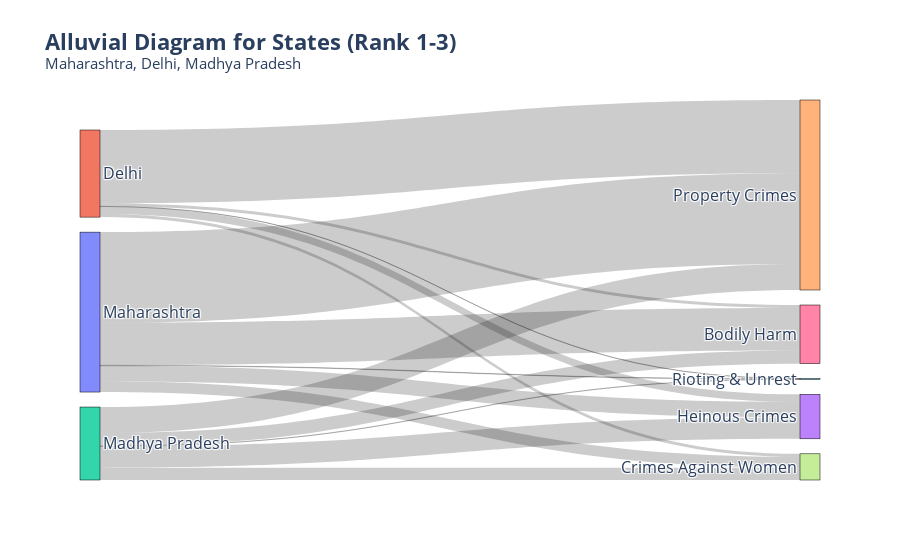
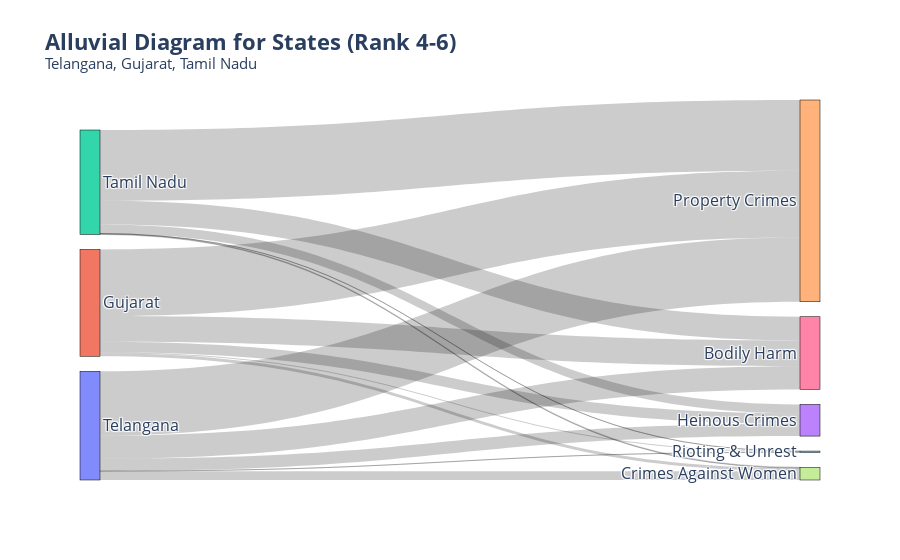
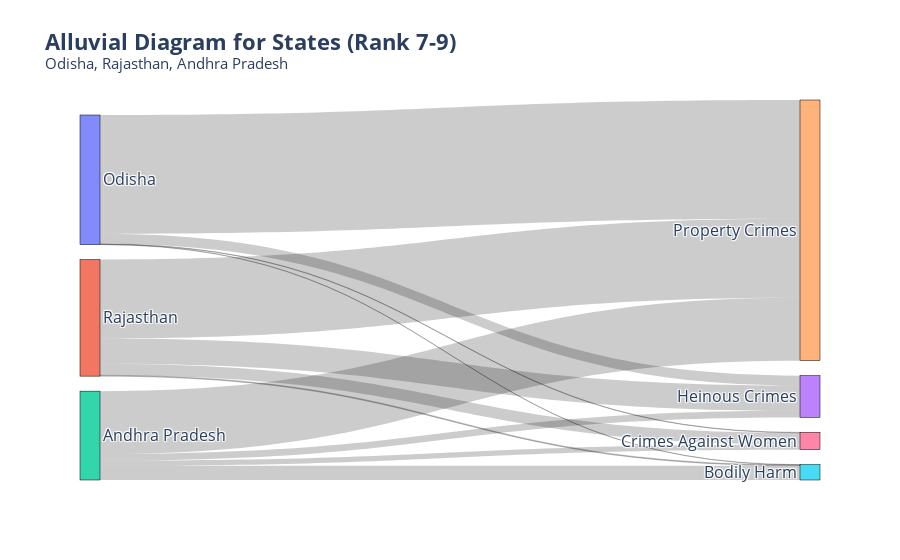
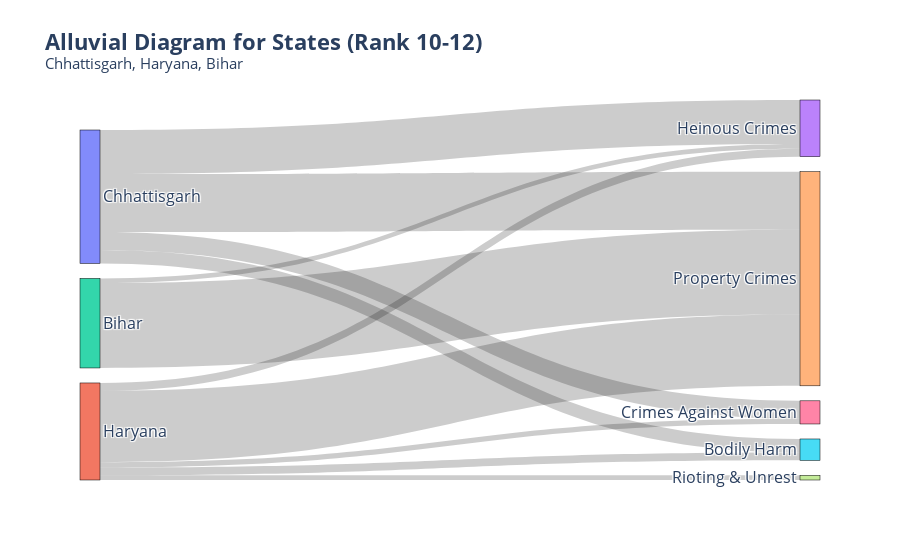

The notebook cell saved with these charts, in order:
### Code cell
import pandas as pd
import plotly.graph_objects as go

# 1. LOAD AND PREPARE DATA
df = pd.read_csv('/Users/padmanabhjagdishwanikar/Downloads/22070521058_PadmanabhWanikar_SecA_CA1_DSEDA/cleaned_dataset.csv')
df_2018 = df[df['year'] == 2018].copy()

# 2. DEFINE BROAD CRIME CATEGORIES
crime_categories = {
    'Heinous Crimes': ['murder', 'rape', 'dowry_death', 'acid_attack', 'human_trafficking'],
    'Property Crimes': ['robbery', 'dacoity', 'auto_motor_vehicle_theft', 'other_thefts', 'ext_and_blackmailing'],
    'Rioting & Unrest': ['rioting_communal_religious', 'rioting_political', 'rioting_caste_conflict', 'affray'],
    'Bodily Harm': ['volntri_cusng_grvus_hrt', 'grvus_hrt_dang_wepon_or_mean', 'hrt_by_endngrng_lyf_sfty_others'],
    'Crimes Against Women': ['assault_on_women', 'sexual_harassment_at_work', 'stalking', 'cruelty_by_husband_relatives']
}

# Keep only the columns we need
all_crime_cols = [col for sublist in crime_categories.values() for col in sublist]
df_filtered = df_2018[['state_name'] + all_crime_cols]

# 3. GET A SORTED LIST OF ALL STATES
df_filtered['total_crimes'] = df_filtered[all_crime_cols].sum(axis=1)
state_totals = df_filtered.groupby('state_name')['total_crimes'].sum().sort_values(ascending=False)
all_sorted_states = state_totals[state_totals > 0].index.tolist()

# 4. LOOP THROUGH STATES IN CHUNKS OF 3
CHUNK_SIZE = 3
for i in range(0, len(all_sorted_states), CHUNK_SIZE):
    states_chunk = all_sorted_states[i : i + CHUNK_SIZE]
    chunk_df = df_filtered[df_filtered['state_name'].isin(states_chunk)].copy()
    
    # --- Data preparation for this chunk ---
    alluvial_data = []
    for state in states_chunk:
        state_data = chunk_df[chunk_df['state_name'] == state]
        for category, cols in crime_categories.items():
            value = state_data[cols].sum().sum()
            if value > 0:
                alluvial_data.append({'source': state, 'target': category, 'value': value})

    plot_df = pd.DataFrame(alluvial_data)
    
    if plot_df.empty:
        continue

    # --- Create and plot the Alluvial Diagram for this chunk ---
    all_labels = pd.concat([plot_df['source'], plot_df['target']]).unique().tolist()
    label_to_id = {label: j for j, label in enumerate(all_labels)}
    
    fig = go.Figure(go.Sankey(
        node=dict(
            pad=15,
            thickness=20,
            line=dict(color="black", width=0.5),
            label=all_labels
        ),
        link=dict(
            source=[label_to_id[s] for s in plot_df['source']],
            target=[label_to_id[t] for t in plot_df['target']],
            value=plot_df['value']
        )
    ))
    
    # Customize the title and show the plot
    start_rank = i + 1
    end_rank = i + len(states_chunk)
    state_names_str = ", ".join(states_chunk)
    
    # **THIS IS THE MODIFIED SECTION**
    fig.update_layout(
        title_text=f"<b>Alluvial Diagram for States (Rank {start_rank}-{end_rank})</b><br><sup>{state_names_str}</sup>",
        # Set the font size for all text in the figure
        font=dict(
            size=16  # Increased font size
        )
    )
    
    fig.show()

### Figure 1 — Plotly figure (JSON) as saved in the notebook; plotly's stock layout.template omitted (floating-point values rounded to 4 significant figures)
{"data": [{"link": {"source": [0, 0, 0, 0, 0, 1, 1, 1, 1, 1, 2, 2, 2, 2, 2], "target": [3, 4, 5, 6, 7, 3, 4, 5, 6, 7, 3, 4, 5, 6, 7], "value": [353, 2048, 10, 962, 241, 170, 1656, 2, 69, 72, 482, 590, 4, 294, 279]}, "node": {"label": ["Maharashtra", "Delhi", "Madhya Pradesh", "Heinous Crimes", "Property Crimes", "Rioting & Unrest", "Bodily Harm", "Crimes Against Women"], "line": {"color": "black", "width": 0.5}, "pad": 15, "thickness": 20}, "type": "sankey"}], "layout": {"font": {"size": 16}, "title": {"text": "<b>Alluvial Diagram for States (Rank 1-3)</b><br><sup>Maharashtra, Delhi, Madhya Pradesh</sup>"}}}

### Figure 2 — Plotly figure (JSON) as saved in the notebook; plotly's stock layout.template omitted (floating-point values rounded to 4 significant figures)
{"data": [{"link": {"source": [0, 0, 0, 0, 0, 1, 1, 1, 1, 1, 2, 2, 2, 2, 2], "target": [3, 4, 5, 6, 7, 3, 4, 5, 6, 7, 3, 4, 5, 6, 7], "value": [109, 568, 1, 205, 78, 92, 589, 9, 227, 27, 79, 626, 1, 210, 7]}, "node": {"label": ["Telangana", "Gujarat", "Tamil Nadu", "Heinous Crimes", "Property Crimes", "Rioting & Unrest", "Bodily Harm", "Crimes Against Women"], "line": {"color": "black", "width": 0.5}, "pad": 15, "thickness": 20}, "type": "sankey"}], "layout": {"font": {"size": 16}, "title": {"text": "<b>Alluvial Diagram for States (Rank 4-6)</b><br><sup>Telangana, Gujarat, Tamil Nadu</sup>"}}}

### Figure 3 — Plotly figure (JSON) as saved in the notebook; plotly's stock layout.template omitted (floating-point values rounded to 4 significant figures)
{"data": [{"link": {"source": [0, 0, 0, 0, 1, 1, 1, 1, 2, 2, 2, 2], "target": [3, 4, 5, 6, 3, 4, 5, 6, 3, 4, 5, 6], "value": [69, 820, 2, 3, 173, 545, 6, 80, 46, 433, 98, 36]}, "node": {"label": ["Odisha", "Rajasthan", "Andhra Pradesh", "Heinous Crimes", "Property Crimes", "Bodily Harm", "Crimes Against Women"], "line": {"color": "black", "width": 0.5}, "pad": 15, "thickness": 20}, "type": "sankey"}], "layout": {"font": {"size": 16}, "title": {"text": "<b>Alluvial Diagram for States (Rank 7-9)</b><br><sup>Odisha, Rajasthan, Andhra Pradesh</sup>"}}}

### Figure 4 — Plotly figure (JSON) as saved in the notebook; plotly's stock layout.template omitted (floating-point values rounded to 4 significant figures)
{"data": [{"link": {"source": [0, 0, 0, 0, 1, 1, 1, 1, 1, 2, 2], "target": [3, 4, 5, 6, 3, 4, 7, 5, 6, 3, 4], "value": [200, 263, 61, 81, 36, 323, 21, 36, 24, 21, 385]}, "node": {"label": ["Chhattisgarh", "Haryana", "Bihar", "Heinous Crimes", "Property Crimes", "Bodily Harm", "Crimes Against Women", "Rioting & Unrest"], "line": {"color": "black", "width": 0.5}, "pad": 15, "thickness": 20}, "type": "sankey"}], "layout": {"font": {"size": 16}, "title": {"text": "<b>Alluvial Diagram for States (Rank 10-12)</b><br><sup>Chhattisgarh, Haryana, Bihar</sup>"}}}
